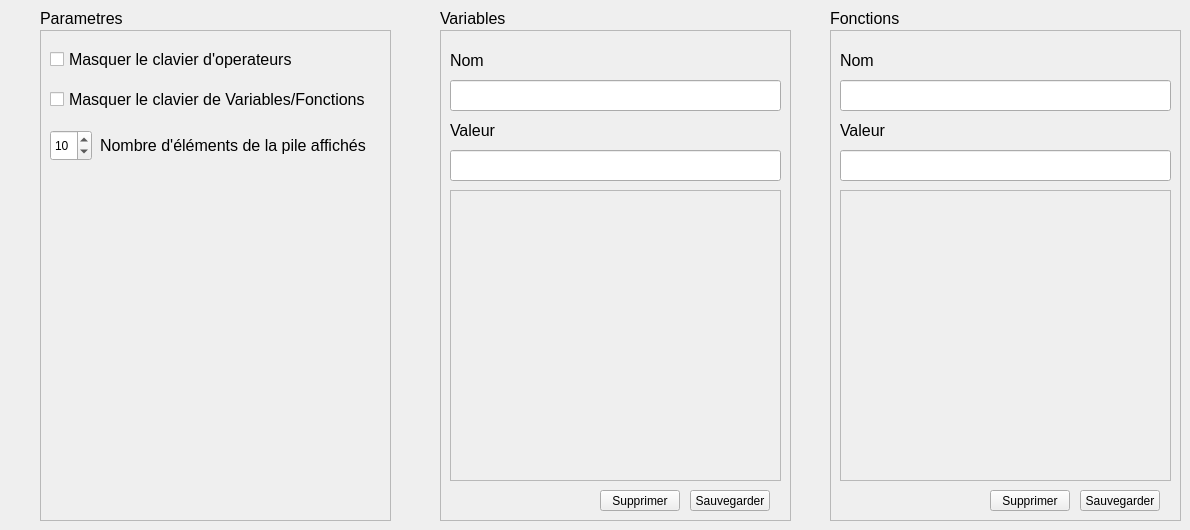
   <widget class="QWidget" name="Parametres">
    <attribute name="title">
     <string>Parametres</string>
    </attribute>
    <widget class="QFrame" name="frame">
     <property name="geometry">
      <rect>
       <x>40</x>
       <y>30</y>
       <width>351</width>
       <height>491</height>
      </rect>
     </property>
     <property name="styleSheet">
      <string notr="true"/>
     </property>
     <property name="frameShape">
      <enum>QFrame::StyledPanel</enum>
     </property>
     <property name="frameShadow">
      <enum>QFrame::Raised</enum>
     </property>
     <widget class="QCheckBox" name="checkBox">
      <property name="geometry">
       <rect>
        <x>10</x>
        <y>20</y>
        <width>251</width>
        <height>19</height>
       </rect>
      </property>
      <property name="font">
       <font>
        <pointsize>12</pointsize>
       </font>
      </property>
      <property name="text">
       <string>Masquer le clavier d'operateurs</string>
      </property>
     </widget>
     <widget class="QCheckBox" name="checkBox_2">
      <property name="geometry">
       <rect>
        <x>10</x>
        <y>60</y>
        <width>321</width>
        <height>19</height>
       </rect>
      </property>
      <property name="font">
       <font>
        <pointsize>12</pointsize>
       </font>
      </property>
      <property name="text">
       <string>Masquer le clavier de Variables/Fonctions</string>
      </property>
     </widget>
     <widget class="QSpinBox" name="spinBox">
      <property name="geometry">
       <rect>
        <x>10</x>
        <y>100</y>
        <width>42</width>
        <height>31</height>
       </rect>
      </property>
      <property name="value">
       <number>10</number>
      </property>
     </widget>
     <widget class="QLabel" name="label_4">
      <property name="geometry">
       <rect>
        <x>60</x>
        <y>100</y>
        <width>281</width>
        <height>31</height>
       </rect>
      </property>
      <property name="font">
       <font>
        <pointsize>12</pointsize>
        <kerning>true</kerning>
       </font>
      </property>
      <property name="autoFillBackground">
       <bool>false</bool>
      </property>
      <property name="styleSheet">
       <string notr="true"/>
      </property>
      <property name="text">
       <string>Nombre d'éléments de la pile affichés</string>
      </property>
     </widget>
    </widget>
    <widget class="QFrame" name="frame_2">
     <property name="geometry">
      <rect>
       <x>440</x>
       <y>30</y>
       <width>351</width>
       <height>491</height>
      </rect>
     </property>
     <property name="styleSheet">
      <string notr="true"/>
     </property>
     <property name="frameShape">
      <enum>QFrame::StyledPanel</enum>
     </property>
     <property name="frameShadow">
      <enum>QFrame::Raised</enum>
     </property>
     <widget class="QLineEdit" name="varName">
      <property name="geometry">
       <rect>
        <x>10</x>
        <y>50</y>
        <width>331</width>
        <height>31</height>
       </rect>
      </property>
     </widget>
     <widget class="QLineEdit" name="varValue">
      <property name="geometry">
       <rect>
        <x>10</x>
        <y>120</y>
        <width>331</width>
        <height>31</height>
       </rect>
      </property>
     </widget>
     <widget class="QLabel" name="label_8">
      <property name="geometry">
       <rect>
        <x>10</x>
        <y>20</y>
        <width>71</width>
        <height>21</height>
       </rect>
      </property>
      <property name="font">
       <font>
        <pointsize>12</pointsize>
       </font>
      </property>
      <property name="text">
       <string>Nom</string>
      </property>
     </widget>
     <widget class="QLabel" name="label_9">
      <property name="geometry">
       <rect>
        <x>10</x>
        <y>90</y>
        <width>101</width>
        <height>21</height>
       </rect>
      </property>
      <property name="font">
       <font>
        <pointsize>12</pointsize>
       </font>
      </property>
      <property name="text">
       <string>Valeur</string>
      </property>
     </widget>
     <widget class="QPushButton" name="varSave">
      <property name="geometry">
       <rect>
        <x>250</x>
        <y>460</y>
        <width>80</width>
        <height>21</height>
       </rect>
      </property>
      <property name="text">
       <string>Sauvegarder</string>
      </property>
     </widget>
     <widget class="QScrollArea" name="scrollAreaVar2">
      <property name="geometry">
       <rect>
        <x>10</x>
        <y>160</y>
        <width>331</width>
        <height>291</height>
       </rect>
      </property>
      <property name="styleSheet">
       <string notr="true">QPushButton{height:20px;margin:5px;}</string>
      </property>
      <property name="widgetResizable">
       <bool>true</bool>
      </property>
      <widget class="QWidget" name="scrollVar2">
       <property name="geometry">
        <rect>
         <x>0</x>
         <y>0</y>
         <width>329</width>
         <height>289</height>
        </rect>
       </property>
       <property name="styleSheet">
        <string notr="true">QPushButton{height:20px;margin:5px;}</string>
       </property>
       <layout class="QVBoxLayout" name="verticalLayout_5"/>
      </widget>
     </widget>
     <widget class="QPushButton" name="varSuppr">
      <property name="geometry">
       <rect>
        <x>160</x>
        <y>460</y>
        <width>80</width>
        <height>21</height>
       </rect>
      </property>
      <property name="text">
       <string>Supprimer</string>
      </property>
     </widget>
    </widget>
    <widget class="QLabel" name="label">
     <property name="geometry">
      <rect>
       <x>40</x>
       <y>10</y>
       <width>111</width>
       <height>16</height>
      </rect>
     </property>
     <property name="font">
      <font>
       <pointsize>12</pointsize>
      </font>
     </property>
     <property name="autoFillBackground">
      <bool>false</bool>
     </property>
     <property name="text">
      <string>Parametres</string>
     </property>
    </widget>
    <widget class="QLabel" name="label_2">
     <property name="geometry">
      <rect>
       <x>440</x>
       <y>10</y>
       <width>71</width>
       <height>16</height>
      </rect>
     </property>
     <property name="font">
      <font>
       <pointsize>12</pointsize>
      </font>
     </property>
     <property name="text">
      <string>Variables</string>
     </property>
    </widget>
    <widget class="QLabel" name="label_3">
     <property name="geometry">
      <rect>
       <x>830</x>
       <y>10</y>
       <width>81</width>
       <height>16</height>
      </rect>
     </property>
     <property name="font">
      <font>
       <pointsize>12</pointsize>
      </font>
     </property>
     <property name="text">
      <string>Fonctions</string>
     </property>
    </widget>
    <widget class="QFrame" name="frame_3">
     <property name="geometry">
      <rect>
       <x>830</x>
       <y>30</y>
       <width>351</width>
       <height>491</height>
      </rect>
     </property>
     <property name="styleSheet">
      <string notr="true"/>
     </property>
     <property name="frameShape">
      <enum>QFrame::StyledPanel</enum>
     </property>
     <property name="frameShadow">
      <enum>QFrame::Raised</enum>
     </property>
     <widget class="QLineEdit" name="funName">
      <property name="geometry">
       <rect>
        <x>10</x>
        <y>50</y>
        <width>331</width>
        <height>31</height>
       </rect>
      </property>
     </widget>
     <widget class="QLineEdit" name="funValue">
      <property name="geometry">
       <rect>
        <x>10</x>
        <y>120</y>
        <width>331</width>
        <height>31</height>
       </rect>
      </property>
     </widget>
     <widget class="QLabel" name="label_10">
      <property name="geometry">
       <rect>
        <x>10</x>
        <y>20</y>
        <width>71</width>
        <height>21</height>
       </rect>
      </property>
      <property name="font">
       <font>
        <pointsize>12</pointsize>
       </font>
      </property>
      <property name="text">
       <string>Nom</string>
      </property>
     </widget>
     <widget class="QLabel" name="label_11">
      <property name="geometry">
       <rect>
        <x>10</x>
        <y>90</y>
        <width>101</width>
        <height>21</height>
       </rect>
      </property>
      <property name="font">
       <font>
        <pointsize>12</pointsize>
       </font>
      </property>
      <property name="text">
       <string>Valeur</string>
      </property>
     </widget>
     <widget class="QPushButton" name="funSave">
      <property name="geometry">
       <rect>
        <x>250</x>
        <y>460</y>
        <width>80</width>
        <height>21</height>
       </rect>
      </property>
      <property name="text">
       <string>Sauvegarder</string>
      </property>
     </widget>
     <widget class="QScrollArea" name="scrollAreaFun2">
      <property name="geometry">
       <rect>
        <x>10</x>
        <y>160</y>
        <width>331</width>
        <height>291</height>
       </rect>
      </property>
      <property name="styleSheet">
       <string notr="true">QPushButton{height:20px;margin:5px;}</string>
      </property>
      <property name="widgetResizable">
       <bool>true</bool>
      </property>
      <widget class="QWidget" name="scrollFun2">
       <property name="geometry">
        <rect>
         <x>0</x>
         <y>0</y>
         <width>329</width>
         <height>289</height>
        </rect>
       </property>
       <property name="styleSheet">
        <string notr="true">QPushButton{height:20px;margin:5px;}</string>
       </property>
       <layout class="QVBoxLayout" name="verticalLayout_3"/>
      </widget>
     </widget>
     <widget class="QPushButton" name="funSuppr">
      <property name="geometry">
       <rect>
        <x>160</x>
        <y>460</y>
        <width>80</width>
        <height>21</height>
       </rect>
      </property>
      <property name="text">
       <string>Supprimer</string>
      </property>
     </widget>
    </widget>
   </widget>
